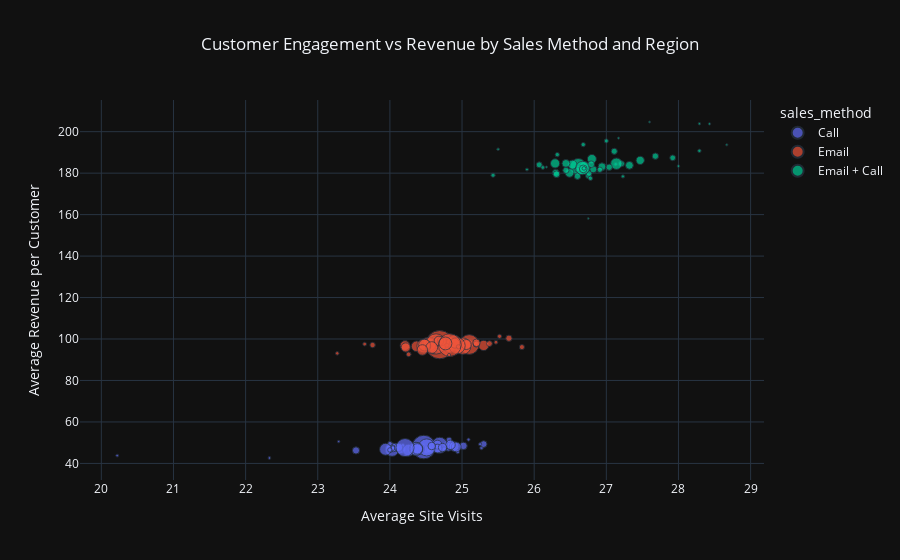

The code cell stored with this chart in its notebook:
### Markdown cell above
Interactive visualization environment configuration ensures optimal rendering of complex geographic analyses within the analytical workspace. This technical preparation enables seamless integration of advanced mapping capabilities with the broader analytical framework. The proper configuration establishes the foundation for professional-grade geographic visualizations that enhance stakeholder understanding of territorial performance patterns and strategic opportunities.

### Code cell
fig.update_layout(title_x=0.5)
fig.show()

### Figure 1 — Plotly figure (JSON) as saved in the notebook; plotly's stock layout.template omitted (floating-point values rounded to 4 significant figures)
{"data": [{"customdata": [["Alabama"], ["Alaska"], ["Arizona"], ["Arkansas"], ["California"], ["Colorado"], ["Connecticut"], ["Delaware"], ["Florida"], ["Georgia"], ["Hawaii"], ["Idaho"], ["Illinois"], ["Indiana"], ["Iowa"], ["Kansas"], ["Kentucky"], ["Louisiana"], ["Maine"], ["Maryland"], ["Massachusetts"], ["Michigan"], ["Minnesota"], ["Mississippi"], ["Missouri"], ["Montana"], ["Nebraska"], ["Nevada"], ["New Hampshire"], ["New Jersey"], ["New Mexico"], ["New York"], ["North Carolina"], ["North Dakota"], ["Ohio"], ["Oklahoma"], ["Oregon"], ["Pennsylvania"], ["Rhode Island"], ["South Carolina"], ["South Dakota"], ["Tennessee"], ["Texas"], ["Utah"], ["Vermont"], ["Virginia"], ["Washington"], ["West Virginia"], ["Wisconsin"], ["Wyoming"]], "hovertemplate": "sales_method=Call<br>Average Site Visits=%{x}<br>Average Revenue per Customer=%{y}<br>customer_count=%{marker.size}<br>state=%{customdata[0]}<extra></extra>", "legendgroup": "Call", "marker": {"color": "#636efa", "size": [63, 13, 117, 51, 642, 72, 60, 9, 297, 153, 24, 15, 210, 108, 53, 46, 75, 74, 26, 89, 95, 150, 90, 39, 98, 14, 31, 27, 17, 164, 24, 337, 166, 7, 202, 65, 75, 188, 17, 66, 11, 128, 377, 38, 9, 112, 104, 23, 79, 12], "sizemode": "area", "sizeref": 2.303, "symbol": "circle"}, "mode": "markers", "name": "Call", "orientation": "v", "showlegend": true, "x": [24.51, 24.46, 24.81, 24.55, 24.47, 24.83, 23.53, 20.22, 24.69, 24.33, 24.75, 25.27, 24.03, 24.89, 25.3, 24.3, 24.0, 24.08, 24.65, 24.66, 24.33, 24.4, 24.66, 24.05, 24.15, 24.43, 24.42, 24.04, 24.18, 24.26, 24.0, 24.51, 23.94, 23.29, 24.36, 25.02, 24.12, 24.37, 24.94, 24.58, 25.09, 24.38, 24.21, 24.82, 22.33, 24.92, 24.84, 24.0, 24.73, 25.25], "xaxis": "x", "y": [46.46, 48.78, 48.35, 46.71, 47.89, 48.71, 46.26, 43.77, 48.74, 46.83, 46.91, 47.46, 46.65, 48.15, 49.32, 46.92, 47.2, 47.77, 48.11, 49.08, 46.97, 46.98, 47.17, 47.02, 46.86, 46.16, 47.66, 47.4, 48.69, 46.37, 49.58, 47.72, 46.82, 50.52, 47.03, 48.45, 47.76, 47.02, 45.57, 48.39, 51.48, 47.0, 47.64, 51.29, 42.61, 47.92, 48.97, 46.5, 47.67, 49.27], "yaxis": "y", "type": "scatter"}, {"customdata": [["Alabama"], ["Alaska"], ["Arizona"], ["Arkansas"], ["California"], ["Colorado"], ["Connecticut"], ["Delaware"], ["Florida"], ["Georgia"], ["Hawaii"], ["Idaho"], ["Illinois"], ["Indiana"], ["Iowa"], ["Kansas"], ["Kentucky"], ["Louisiana"], ["Maine"], ["Maryland"], ["Massachusetts"], ["Michigan"], ["Minnesota"], ["Mississippi"], ["Missouri"], ["Montana"], ["Nebraska"], ["Nevada"], ["New Hampshire"], ["New Jersey"], ["New Mexico"], ["New York"], ["North Carolina"], ["North Dakota"], ["Ohio"], ["Oklahoma"], ["Oregon"], ["Pennsylvania"], ["Rhode Island"], ["South Carolina"], ["South Dakota"], ["Tennessee"], ["Texas"], ["Utah"], ["Vermont"], ["Virginia"], ["Washington"], ["West Virginia"], ["Wisconsin"], ["Wyoming"]], "hovertemplate": "sales_method=Email<br>Average Site Visits=%{x}<br>Average Revenue per Customer=%{y}<br>customer_count=%{marker.size}<br>state=%{customdata[0]}<extra></extra>", "legendgroup": "Email", "marker": {"color": "#EF553B", "size": [112, 21, 147, 59, 921, 122, 78, 17, 452, 257, 34, 34, 313, 189, 90, 73, 98, 115, 30, 131, 147, 259, 108, 70, 165, 27, 39, 58, 31, 198, 45, 475, 224, 17, 269, 97, 107, 311, 19, 114, 20, 159, 598, 66, 11, 191, 158, 46, 129, 15], "sizemode": "area", "sizeref": 2.303, "symbol": "circle"}, "mode": "markers", "name": "Email", "orientation": "v", "showlegend": true, "x": [24.21, 25.52, 24.77, 24.95, 24.69, 25.3, 25.1, 25.47, 25.1, 24.64, 23.76, 24.44, 25.01, 24.82, 24.66, 24.63, 24.22, 25.06, 25.83, 24.37, 24.59, 24.68, 24.57, 24.71, 24.52, 24.26, 25.38, 24.91, 25.19, 24.55, 25.2, 24.64, 24.47, 23.65, 24.89, 24.72, 24.68, 24.93, 24.79, 24.9, 24.95, 24.48, 24.83, 25.2, 24.82, 24.77, 24.58, 25.65, 24.45, 23.27], "xaxis": "x", "y": [96.85, 101.3, 96.9, 94.65, 97.26, 96.89, 97.64, 98.45, 97.35, 97.57, 97.1, 96.6, 96.56, 96.62, 95.66, 98.27, 95.92, 97.34, 96.11, 96.51, 95.46, 97.28, 96.02, 96.2, 97.88, 92.62, 97.79, 98.69, 97.51, 97.56, 97.59, 97.62, 96.62, 97.56, 98.11, 99.01, 99.06, 96.79, 96.96, 97.97, 96.27, 97.1, 97.08, 98.18, 92.29, 97.86, 95.9, 100.4, 94.71, 93.09], "yaxis": "y", "type": "scatter"}, {"customdata": [["Alabama"], ["Alaska"], ["Arizona"], ["Arkansas"], ["California"], ["Colorado"], ["Connecticut"], ["Delaware"], ["Florida"], ["Georgia"], ["Hawaii"], ["Idaho"], ["Illinois"], ["Indiana"], ["Iowa"], ["Kansas"], ["Kentucky"], ["Louisiana"], ["Maine"], ["Maryland"], ["Massachusetts"], ["Michigan"], ["Minnesota"], ["Mississippi"], ["Missouri"], ["Montana"], ["Nebraska"], ["Nevada"], ["New Hampshire"], ["New Jersey"], ["New Mexico"], ["New York"], ["North Carolina"], ["North Dakota"], ["Ohio"], ["Oklahoma"], ["Oregon"], ["Pennsylvania"], ["Rhode Island"], ["South Carolina"], ["South Dakota"], ["Tennessee"], ["Texas"], ["Utah"], ["Vermont"], ["Virginia"], ["Washington"], ["West Virginia"], ["Wisconsin"], ["Wyoming"]], "hovertemplate": "sales_method=Email + Call<br>Average Site Visits=%{x}<br>Average Revenue per Customer=%{y}<br>customer_count=%{marker.size}<br>state=%{customdata[0]}<extra></extra>", "legendgroup": "Email + Call", "marker": {"color": "#00cc96", "size": [39, 6, 57, 22, 309, 36, 41, 8, 155, 79, 14, 13, 94, 57, 22, 23, 40, 41, 7, 43, 52, 89, 47, 30, 48, 4, 21, 17, 5, 72, 15, 153, 69, 6, 95, 34, 47, 99, 7, 44, 10, 53, 212, 20, 8, 69, 73, 16, 45, 6], "sizemode": "area", "sizeref": 2.303, "symbol": "circle"}, "mode": "markers", "name": "Email + Call", "orientation": "v", "showlegend": true, "x": [27.92, 26.17, 26.3, 26.68, 26.61, 26.75, 26.76, 28.0, 26.7, 27.47, 28.29, 27.23, 26.8, 26.82, 26.32, 26.78, 26.62, 26.07, 28.29, 27.21, 26.31, 26.49, 27.68, 26.6, 26.6, 26.75, 25.43, 26.12, 27.6, 27.32, 27.13, 27.14, 26.94, 28.67, 26.53, 26.91, 27.04, 26.29, 28.43, 27.11, 25.9, 26.79, 26.67, 27.0, 25.5, 26.68, 26.44, 26.69, 26.44, 27.17], "xaxis": "x", "y": [187.4, 182.9, 180.2, 193.8, 183.1, 178.8, 179.9, 183.4, 182.8, 186.2, 190.8, 178.4, 186.8, 181.8, 188.9, 177.5, 182.5, 184.0, 203.8, 184.5, 179.5, 180.2, 188.2, 181.7, 178.5, 158.1, 179.0, 182.7, 204.7, 183.8, 184.3, 184.6, 183.1, 193.7, 184.1, 181.6, 182.9, 184.7, 203.8, 190.5, 181.7, 184.3, 182.4, 195.5, 191.6, 182.1, 184.7, 182.3, 181.4, 196.9], "yaxis": "y", "type": "scatter"}], "layout": {"xaxis": {"anchor": "y", "domain": [0, 1], "title": {"text": "Average Site Visits"}}, "yaxis": {"anchor": "x", "domain": [0, 1], "title": {"text": "Average Revenue per Customer"}}, "legend": {"title": {"text": "sales_method"}, "tracegroupgap": 0, "itemsizing": "constant"}, "title": {"text": "Customer Engagement vs Revenue by Sales Method and Region", "x": 0.5}}}
